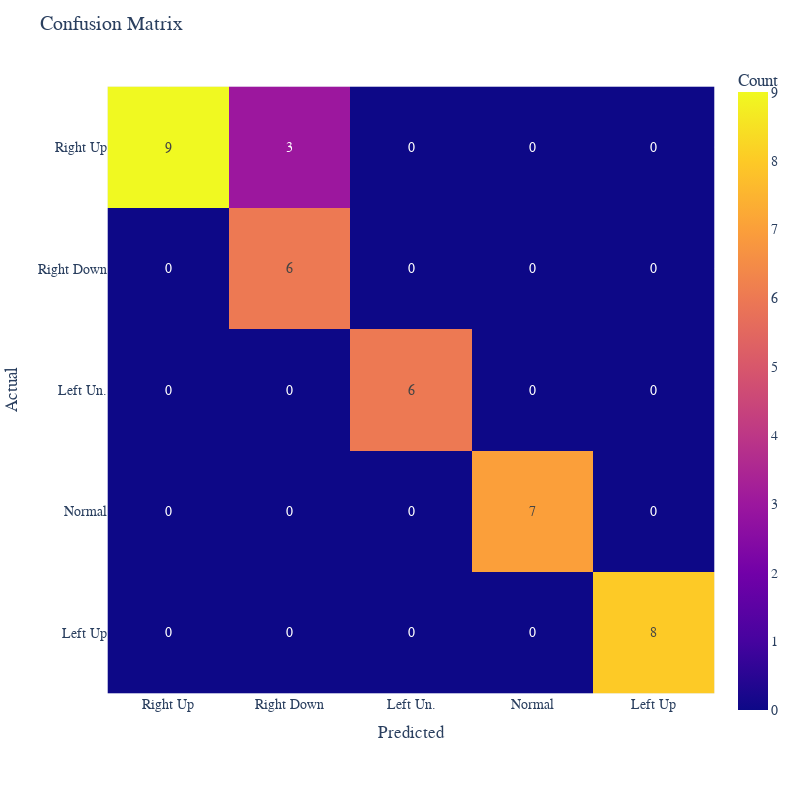

The notebook cell saved with this chart:
### Code cell
conf_matrix = confusion_matrix(y_teste, predictions)

class_names = ['Right Up', 'Right Down', 'Left Un.', 'Normal', 'Left Up']


# Create a DataFrame from the confusion matrix
confusion_df = pd.DataFrame(conf_matrix,
                             columns=[f'{class_names[i]}' for i in range(conf_matrix.shape[1])],
                             index=[f'{class_names[i]}' for i in range(conf_matrix.shape[0])])


# Plot the heatmap
heatmap = px.imshow(confusion_df, labels=dict(x="Predicted", y="Actual", color="Count"), text_auto=True)

heatmap.update_layout(title='Confusion Matrix',
                      xaxis_nticks=5, yaxis_nticks=5,
                      font=dict(size=14, family='Courier New, monospace'),
                      width=800, height=800)

heatmap.show()

heatmap.write_html('multirocket.html')

### Figure 1 — Plotly figure (JSON) as saved in the notebook; plotly's stock layout.template omitted (floating-point values rounded to 4 significant figures)
{"data": [{"coloraxis": "coloraxis", "hovertemplate": "Predicted: %{x}<br>Actual: %{y}<br>Count: %{z}<extra></extra>", "name": "0", "texttemplate": "%{z}", "type": "heatmap", "x": ["Right Up", "Right Down", "Left Un.", "Normal", "Left Up"], "xaxis": "x", "y": ["Right Up", "Right Down", "Left Un.", "Normal", "Left Up"], "yaxis": "y", "z": [[9, 3, 0, 0, 0], [0, 6, 0, 0, 0], [0, 0, 6, 0, 0], [0, 0, 0, 7, 0], [0, 0, 0, 0, 8]]}], "layout": {"coloraxis": {"colorbar": {"title": {"text": "Count"}}, "colorscale": [[0, "#0d0887"], [0.1111, "#46039f"], [0.2222, "#7201a8"], [0.3333, "#9c179e"], [0.4444, "#bd3786"], [0.5556, "#d8576b"], [0.6667, "#ed7953"], [0.7778, "#fb9f3a"], [0.8889, "#fdca26"], [1, "#f0f921"]]}, "font": {"family": "Courier New, monospace", "size": 14}, "height": 800, "margin": {"t": 60}, "title": {"text": "Confusion Matrix"}, "width": 800, "xaxis": {"anchor": "y", "constrain": "domain", "domain": [0, 1], "nticks": 5, "scaleanchor": "y", "title": {"text": "Predicted"}}, "yaxis": {"anchor": "x", "autorange": "reversed", "constrain": "domain", "domain": [0, 1], "nticks": 5, "title": {"text": "Actual"}}}}
